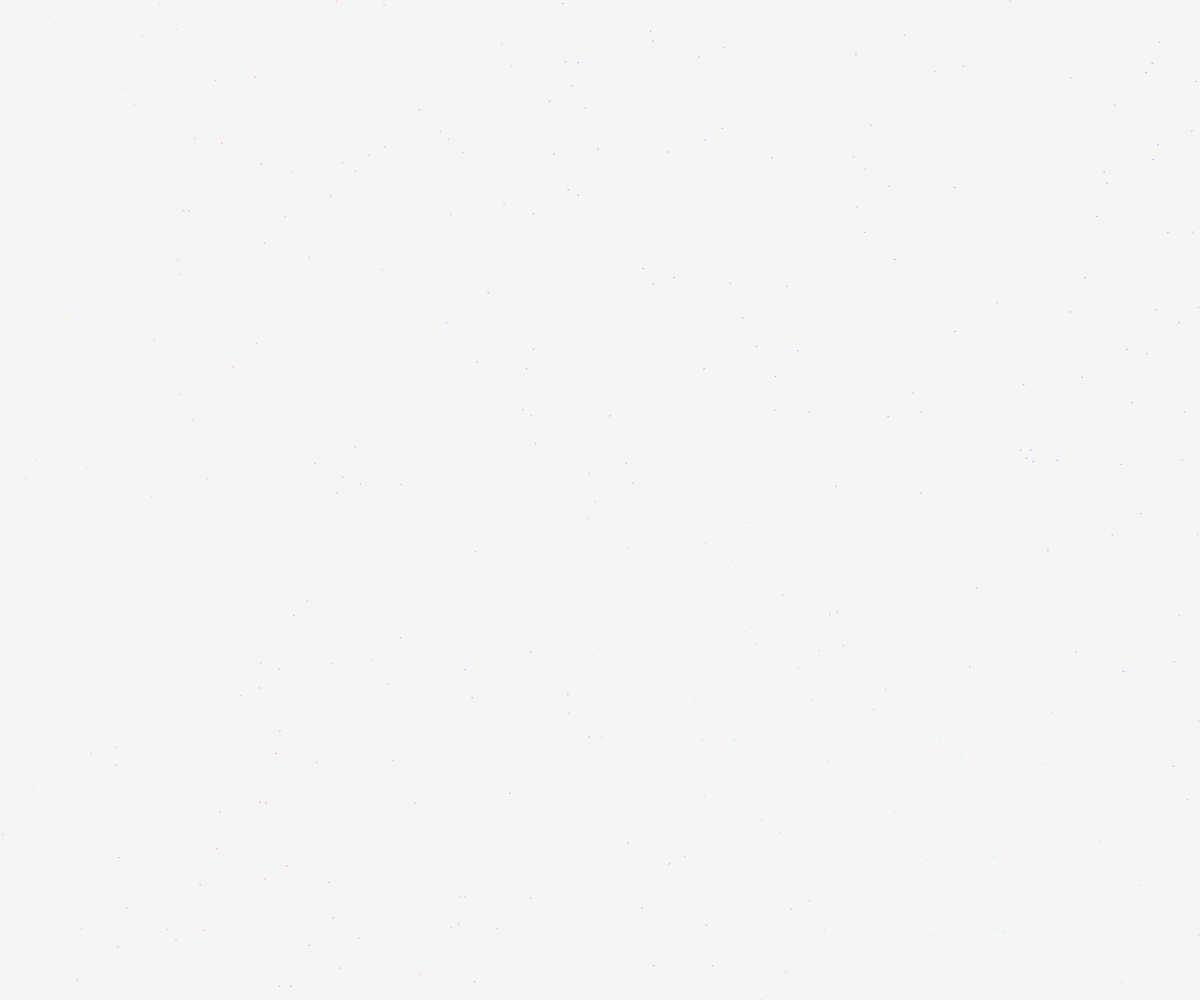
Frame 1 (no input)
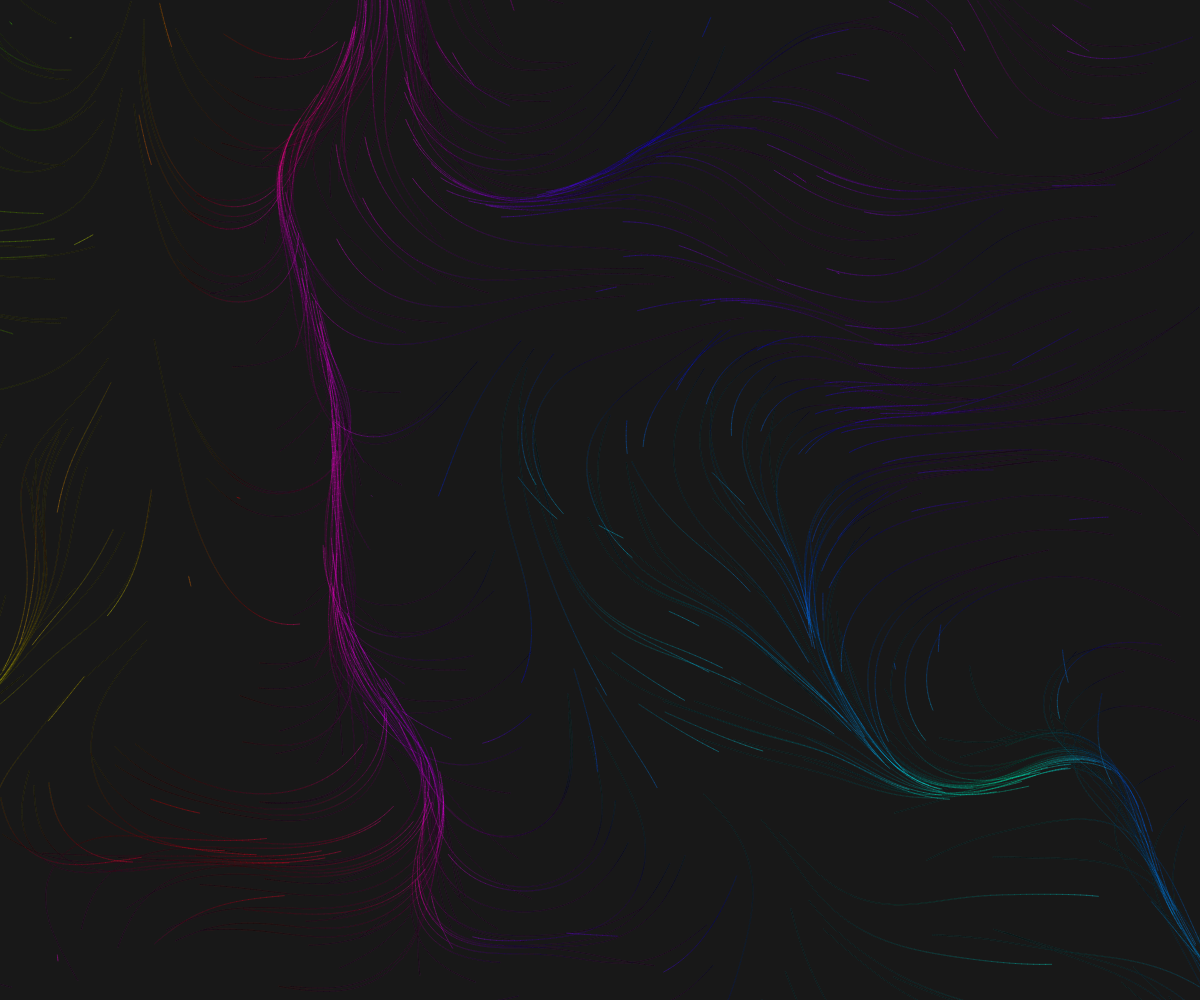
Frame 60 (no input)
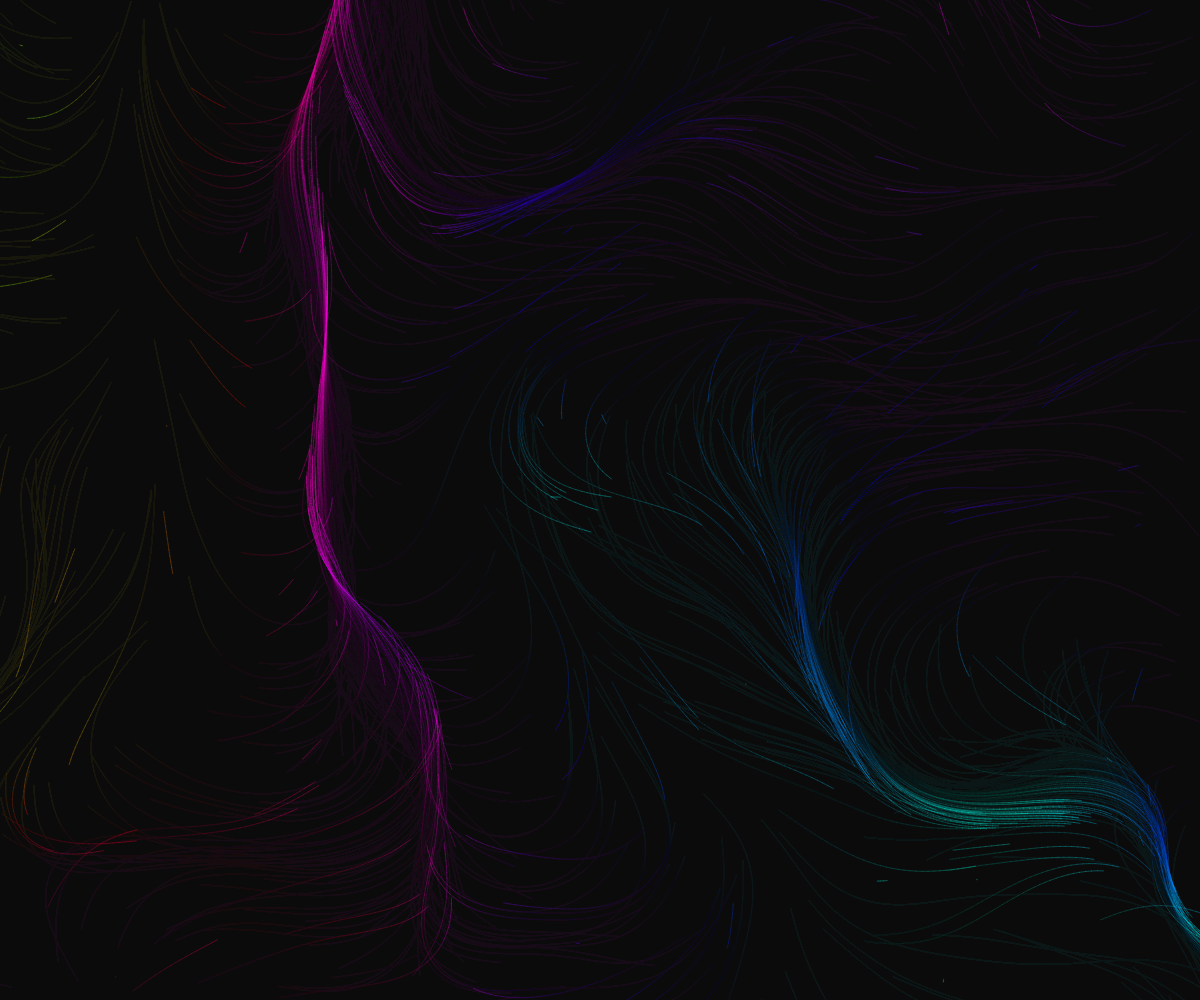
Frame 120 (the mouse pressed at the canvas centre since frame 60)

The p5.js sketch that drew these frames (run headless with seeded random() and noise() and a simulated clock; from frame 60 on, the mouse is pressed at the canvas centre):

// p5.js sketch
// ── sketch.js
p5.disableFriendlyErrors = true; // maybe makes it faster?


/////////
// changebable in browser
/////////
var scl = 0.001;    // scale of noisefield, [+/-] to zoom in/out

var moveNoise = true;       //[n] is movement in noise space on
var moveParticles = true;   //[space] is particle movement on

var showInfo = false;   // [i] show debug info (fps, )
var showHelp = false;   // [?] show keyboard controls

var particleCount = 1000;   // max number of particles
                            // [right/left arrow] add/subtract 50

var numberOfSlices = 5;     // number of slices in noise space (along z-axis)
                            // [c/v] change number of slices

var visibility = 80;    // [,/.] alpha value of particles
var deletionSpeed = 10; // [g/h] alpha value of black background drawn every
                        // frame, between 0-255, lower means slower deletion
/////////


/////////
// change in code for different behaviour 
/////////
const sclMultiplier = 1.2;  // [+/-] divide/multiply scl by this to zoom in/out

const keySpeed = 0.05;  // movement per down key

// movement per second
const xSpeed = 0.0008;
const ySpeed = 0.01;
const zSpeed = 0.05;

const sliceDistance = 0.005;    // distance between noise slices
const maxspeed = 6;     // maxspeed of particles, independent of framerate 
                        // (so higher framerate will make them go faster)

const hueMultiplier = 500.0;    // particles will multiply noise result 
                                // by this to get hue
const accMultiplier = 8 * Math.PI;
/////////

// position in noise field
var zMove = 0.0;
var xMove = 0.0;
var yMove = 0.0;

var particles = []; // array for particles
var timeLastFrame = 0.0;    // record time ellapsed since last frame to move noise 
                            // field with the same speed, independent of framerate

const keyboard_controls = ["keyboard controls",
                           "",
                           "[f] fullscreen on/off",
                           "[i]* show/hide info", 
                           "[?]* show/hide keyboard controls", 
                           "[right/left arrow] add/subtract 50 from max points",
                           "[w/s/d/a/q/e] move flowfield (y+/y-/x+/x-/z+/z-)",
                           "[+/-] zoom in/out",
                           "[space] stop/start point movement",
                           "[n] stop/start flowfield movement",
                           "[r] set noise to random position", 
                           "[p] set point number to max points",
                           "[1-9] set point number to 1000-9000",
                           "[c/v]* change number of slices",
                           "[,/.] change particle visibility (less/more)", 
                           "[g/h] change deletion speed (slower/faster)", 
                           "[k] reset canvas", 
                           "", 
                           "* will reset canvas"];

function setup() {
    createCanvas(windowWidth, windowHeight);
    
    timeLastFrame = millis();
    
    colorMode(HSB, 255);
    textSize(15);
    
    addParticles(300);
}

function draw() {
    if(moveParticles) {
        var timePassed = (millis() - timeLastFrame) / 1000.0;
        timeLastFrame = millis();
        
        // add/delete particle, if there are not enough/too many
        if (particles.length < particleCount) {
            addParticles(1);
        } else if(particles.length > particleCount) {
            deleteParticles(1);
        }
        
        if(moveNoise) {
            xMove += xSpeed * timePassed;
            yMove += ySpeed * timePassed;
            zMove += zSpeed * timePassed;
        }
        
        background(0,0,0,deletionSpeed);

        // loop through every particle
        for(var i=0; i<particles.length; i++) {
            particles[i].calculateForce();  // calculate force from noise field
                                            // will also set hue
            particles[i].update();          // move particle
            particles[i].show();            // draw particle
            particles[i].edges();           // check if still in bounds
        }
    }
    
    // draw debug info panel
    if(showInfo) {
        const h = 70;
        const digitsAfterPoint = 4;
        fill(0);
        rect(0,height-h,width-10,h-10)
        
        fill(0,0,255);
        var t = "fps: " + floor(frameRate()) + ", points: " + particles.length + ", max points: " + particleCount + ", visibility: " + int(visibility / 2.55) + "%" + ", deletion speed: " + deletionSpeed;
        var t2 = "zoom: " + int(1.0/scl) + ", slices: " + numberOfSlices + ", noise pos: [" + nf(xMove,0,digitsAfterPoint) + "," + nf(yMove,0,digitsAfterPoint) + "," + nf(zMove,0,digitsAfterPoint) +"]"
        text(t,10,height-48);
        text(t2,10,height-18);
    }
    
    // draw keyboard controls
    if(showHelp) {
        const startX = 20;
        const startY = 20;
        
        fill(0);
        rect(startX,startY,min(340,width),min(keyboard_controls.length*30, height));
        
        fill(0,0,255);
        
        for(var i = 0; i<keyboard_controls.length; i++) {
            text(keyboard_controls[i],startX+10,startY+20+i*30);
        }
    }
}
// calculate force from noisefield
function calculateForce(x,y,z) {
    return noise(x*scl+xMove,y*scl+yMove,z+zMove);
}

// add/delete/set particles
function addParticles(num) {
    for(var i=0; i<num; i++) {
        particles.unshift(new Particle());
    }
}
function deleteParticles(num) {
    num = min(num, particles.length);
    for(var i=0; i<num; i++) {
        particles.pop();
    }
}
function setParticles(num) {
    particleCount = num;
    var dif = particleCount - particles.length;
    if(dif > 0) {
        addParticles(dif);
    } else {
        deleteParticles(-dif);
    }
}

// some helpers
function resetCanvas() {
    deleteParticles(particles.length);  // delete all particles
    setParticles(particleCount);        // add new particles
    background(0);                      // draw over everything
    moveParticles = true;               // start drawing
}
function windowResized() {
    resizeCanvas(windowWidth, windowHeight);
}
// keyboard stuff
// used keys: 
//  A C D E F G H I K N P Q R S V W
//  -> <- + - ? , .
function keyPressed() {
    var needsReset = 0;
    switch(keyCode) {
        case 70: // F
            var fs = fullscreen();
            fullscreen(!fs);
            break;
        case 73: // I
            showInfo = !showInfo;
            if(!showInfo) {
                needsReset = 1;
            }
            break;
        case 191: // ?
            showHelp = !showHelp;
            if(!showHelp) {
                needsReset = 1;
            }
            break;
            
        // turn movement on/off
        case 32: // Space
            moveParticles = !moveParticles;
            break;
        case 78: // N
            moveNoise = !moveNoise;
            break;
            
        // zooming and moving
        case 187: // +
            scl /= sclMultiplier;
            break;
        case 189: // -
            scl *= sclMultiplier;
            break;
        case 87: // W
            yMove += keySpeed;
            break;
        case 83: // S
            yMove -= keySpeed;
            break;
        case 68: // D
            xMove -= keySpeed;
            break;
        case 65: // A
            xMove += keySpeed;
            break;
        case 69: // E
            zMove += keySpeed;
            break;
        case 81: // Q
            zMove -= keySpeed;
            break;
        case 82: // R
            xMove = random();
            yMove = random();
            zMove = random();
            break;
            
        // particles
        case RIGHT_ARROW:
            particleCount += 50;
            break;
        case LEFT_ARROW:
            particleCount -= 50;
            if (particleCount < 1) {
                particleCount = 1;
            }
            break;
        case 80: // P
            setParticles(particleCount);
            break;
        case 67: // C
            numberOfSlices -= 1;
            if(numberOfSlices < 1) {
                numberOfSlices = 1;
            }
            needsReset = 1;
            break;
        case 86: // V
            numberOfSlices += 1;
            needsReset = 1;
            break;
        case 190: // .
            visibility += 10;
            if(visibility > 255) {
                visibility = 255;
            }
            break;
        case 188: // ,
            visibility -= 10;
            if(visibility < 0) {
                visibility = 0;
            }
            break;
        case 71: // G
            deletionSpeed -= 1;
            if(deletionSpeed < 0) {
                deletionSpeed = 0;
            }
            break;
        case 72: // H
            deletionSpeed += 1;
            if(deletionSpeed > 255) {
                deletionSpeed = 255;
            }
            break;
        case 75: // K
            needsReset = 1;
            break;
    }
    if(needsReset === 1) {
        resetCanvas();
    }
    if(keyCode > 47 && keyCode < 58) { // 0 - 9
        var newNumberOfParticles = (keyCode - 48) * 1000;
        setParticles(max(newNumberOfParticles,1));
    }
    
}
// ── particle.js
function Particle() {
    this.pos = createVector(random(width), random(height));
    this.vel = createVector(0, 0);
    this.acc = createVector(0, 0);
    this.h = 0;
    this.z = int(random(numberOfSlices)) * sliceDistance;
    this.prevPos = this.pos.copy();

    this.update = function(timePassed) {
        this.vel.add(this.acc);
        this.vel.limit(maxspeed);
        this.pos.add(this.vel);
        this.acc.mult(0);
    }

    this.applyForce = function(force) {
        this.acc.add(force);
    }
  
    this.calculateForce = function() {
        var force = calculateForce(this.pos.x,this.pos.y,this.z);
        var vector = p5.Vector.fromAngle(force*TWO_PI*4);
        this.applyForce(vector);
        this.setHue(force);
    }
    this.setHue = function(force) {
        this.h = force*hueMultiplier;
        if (this.h > 255) {
            this.h = this.h%256;
        }
        stroke(this.h, 255, 255, visibility);
    }
    this.show = function() {
        line(this.pos.x, this.pos.y, this.prevPos.x, this.prevPos.y);
        this.updatePrev();
    }
    this.updatePrev = function() {
        this.prevPos.x = this.pos.x;
        this.prevPos.y = this.pos.y;
    }
    this.edges = function() {
        if (this.pos.x > width || this.pos.x < 0 || 
            this.pos.y > height || this.pos.y < 0) {
            this.pos = createVector(random(width), random(height));
            this.vel = createVector(0, 0);
            this.updatePrev();
        }
    }
}
